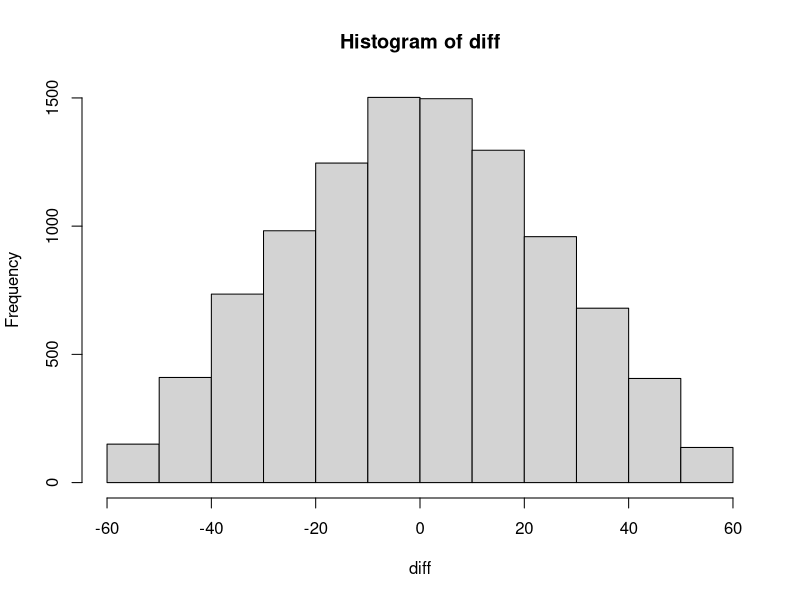
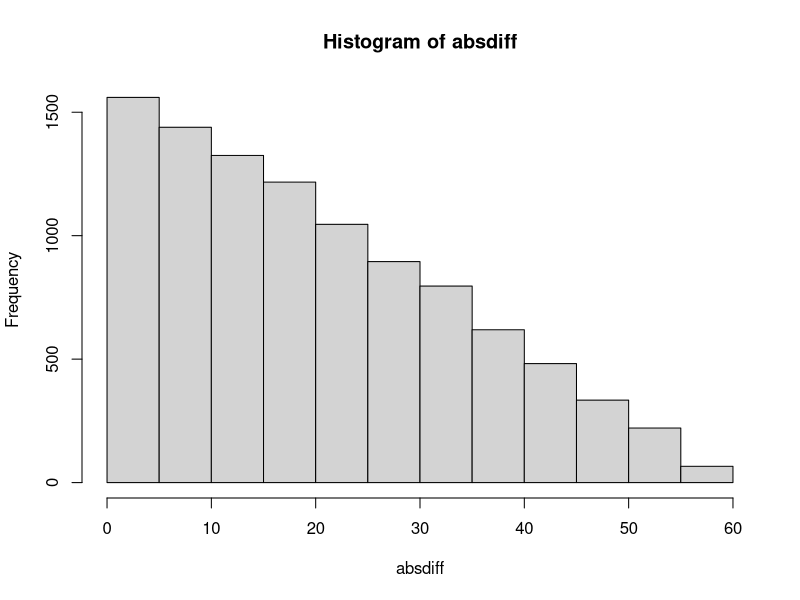
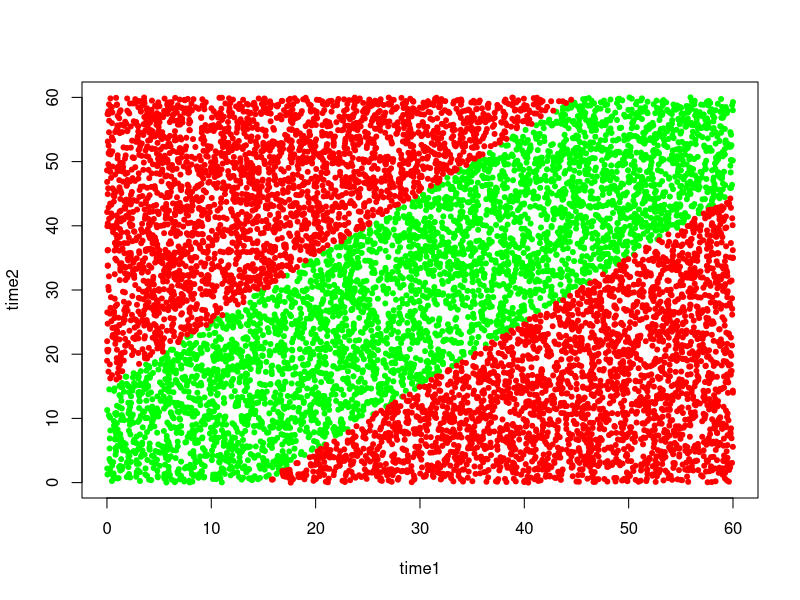

These figures' R source, in order:
## ---- chunk 1
knitr::opts_chunk$set(echo = TRUE)
## ---- chunk 2
# User must first enter values for number of repititions (N) AND how long each person agrees to wait
N = 10000
wait = 15

# Generate random arrival times
time1 = runif(N, 0, 60)
time2 = runif(N, 0, 60)

# Calculate difference AND absolute difference in arrival times
diff = time1 - time2
absdiff = abs(diff)

# Produce graphs of these two variables
hist(diff)
hist(absdiff)

# Determine whether or not meeting occurs
meet = (absdiff < wait)



# Produce scatter plot of arrival times with different symbols for meet/don't meet

plot(time1, time2, type='n')
points(time1[meet=='TRUE'], time2[meet=='TRUE'], pch = 20, col="green")
points(time1[meet=='FALSE'], time2[meet=='FALSE'], pch = 20, col="red")


# Calculate approx probability
probmeet = sum(meet)/N
cat("Probability of meeting: ", probmeet)
